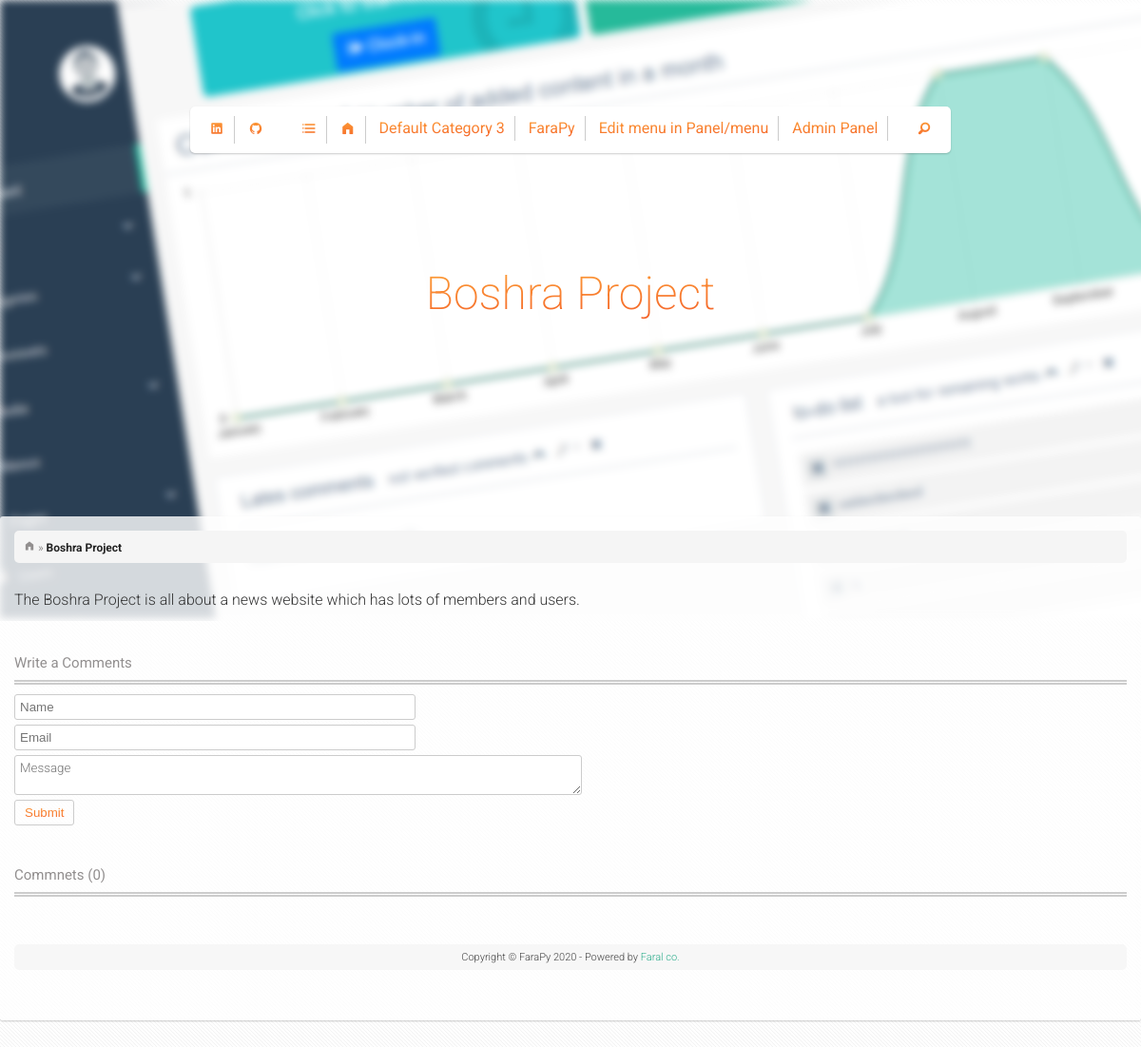
Page /post/boshra-project/ on the committed database.
### blog/models.py (models this page shows, shortened)
class SubMenu(models.Model):
    title = models.TextField( verbose_name="Title")
    pos = models.IntegerField(default=1, verbose_name='Position')
    menu = models.ForeignKey(Menu, on_delete= models.CASCADE, verbose_name="Menu")
    sub = models.ForeignKey('SubMenu', on_delete= models.CASCADE, verbose_name="SubMenu",null=True,related_name='menuu')
    STATUS ={
    ( 0 , 'Category'),
    ( 1 , 'Address'),
    ( 2 , 'Page')
    }
    status = models.IntegerField(choices=STATUS,default=0,verbose_name='Status')

class Post(models.Model):
    title = models.CharField(max_length=200, unique=True, verbose_name="Title")
    slug = models.SlugField(max_length=200, unique=True)
    demo = models.TextField(blank=False,verbose_name="Short explanation")
    author = models.ForeignKey('Portable', on_delete= models.CASCADE,related_name='blog_posts', verbose_name="Author")
    content = RichTextUploadingField(verbose_name="Content")
    view = models.IntegerField(default=0, verbose_name="View")
    category = models.ForeignKey(Category,on_delete=models.CASCADE,blank=True,null=True,verbose_name="Category")
    sartitr = models.BooleanField(default=0, verbose_name="Triggear")
    com = models.BooleanField(default=0, verbose_name="Users Can Comment")
    created_date = models.DateField(verbose_name='Date', null=True)
    status = models.IntegerField(choices=STATUS, default=1, verbose_name="Status ")
    image = models.ImageField(upload_to="post/", verbose_name="Image")
    form = models.ForeignKey('Form', on_delete= models.CASCADE, verbose_name="Form",null=True,blank=True)
    barchasb = models.TextField(verbose_name="Tags",null=True,blank=True)
    class Meta:
        ordering = ['-created_date']
        verbose_name  ="Post"
        verbose_name_plural="Posts"

### blog/views.py (the view)
# urls.py: path('post/<str:id>/', views.post, name='post'),
def post(request, id):
    the = models.Setting.objects.last()
    theme = the.theme.name
    try:
        p = models.Post.objects.get(id=int(id))
    except:
        p = models.Post.objects.get(slug=id)
    p.view += 1
    p.save()
    pop = models.Post.objects.all().order_by('-view')[:7]
    new = models.Post.objects.all().order_by('-id')[:7]
    sar = models.Post.objects.filter(sartitr=1)[:7]
    com = models.Comment.objects.filter(status=1, post=p)
    context = {
        'com': com,
        'p': p,
        'pop': pop,
        'sar': sar,
        'new': new,
    }
    template = loader.get_template(str(theme) + '/' + str(p.category.htmlpost))
    return HttpResponse(template.render(context, request))

### blog/models.py (called while the page is built)
    def furl(self):
        url = '/category/' + str(self.url.id) + '/'
        return url

    def furl(self):
        return self.url

### blog/templatetags/farapy.py (called while the page is built)
@register.simple_tag
def get_menu(title,value=5):
    m = models.Menu.objects.get(title=title)
    menu = m.submenu_set.all()[:value]
    return menu

@register.simple_tag
def menu_url(name):
        x = name.status
        if x == 0:
            return name.subcat.furl()
        elif x == 2:
            return name.subpage.furl()
        else:
            return name.suburl.furl()

### themes/ColorFull/post.html (shortened to what this page needs)
{% load farapy %}{% load thumbnail %}
<!DOCTYPE html>
<html lang="en">
    <head>
        <link rel="stylesheet" href="/style.css">
        <link rel="stylesheet" href="/css/icons.css">
        <link rel="stylesheet" href="/css/template.css">
        <link rel="stylesheet" href="/css/owl.carousel.min.css">
            {% get_menu 'side menu' as sideMenu %}
    </head>
    <body>
        <div id="main">
            <div class="post-thumb-box">
                    <img src="/img/slide-2.jpg">
                <div class="menu-box over">
                    <ul class="social-icons left">
                        <li><a href="{{setting.linkedin}}"><i class="icon-social-linkedin"></i> </a> </li>
                        <li><a href="{{setting.github}}"><i class="icon-social-github"></i> </a> </li>
                    </ul>
                    <ul>
                        <li><a href="#" onclick="openNav()"><i class="icon-list-bullet"></i></a></li>
                        <li><a href="/"><i class="icon-home"></i></a></li>
                        {% get_menu 'Main Menu' as mainMenu %}
                        {% for x in mainMenu %}
                        <li><a href="{% menu_url x %}">{{ x.title }}</a></li>
                        {% endfor %}
                        <li class="right relative"><a href="#"><i class="icon-magnifying-glass"></i> </a></li>
                    </ul>
                </div>
                <div class="post-title"><h1>{{p.title}}</h1></div>
            </div>
            <div class="wrap box">
                <div class="bread-crumb">
                    <i class="icon-home"></i> » <span>{{p.title}}</span>
                </div>
                <div class="content-box">
                    {{p.content|safe}}
                </div>
                <div class="post-comment-section">
                    {% if p.com %}
                    <div class="latest-projects">
                        <h3>Write a Comments</h3>
                        <div class="post-comment">
                            <input type="text" id="name" placeholder="Name">
                            <input type="email" id="email" placeholder="Email">
                            <textarea id="text" placeholder="Message"></textarea>
                            <button id="send" type="submit" onclick="sMessage()">Submit </button>
                        </div>
                        </div>
                    </div>
                    <div class="post-comment-section">
                    <div class="latest-projects">
                        <h3>Commnets ({{com.count}})</h3>
                    </div>
                    {% endif %}
                </div>
                <footer>
                    <div class="cpr">Copyright © FaraPy 2020 - Powered by <a href="https://farapy.ir">Faral co.</a></div>
                </footer>
            </div>
        </div>
    </body>
</html>

### themes/ColorFull/style.css (style rules this page uses)
html, body, div, span, applet, object, iframe, h1, h2, h3, h4, h5, h6, p, blockquote, pre, a, abbr, acronym, address, big, cite, code, del, dfn, em, img, ins, kbd, q, s, samp, small, strike, strong, sub, sup, tt, var, b, u, i, center, dl, dt, dd, ol, ul, li, fieldset, form, label, legend, table, caption, tbody, tfoot, thead, tr, th, td, article, aside, canvas, details, embed, figure, figcaption, footer, header, hgroup, menu, nav, output, ruby, section, summary, time, mark, audio, video { margin: 0; padding: 0; border: 0; font-size: 100%; font: inherit; vertical-align: baseline; }
article, aside, details, figcaption, figure, footer, header, hgroup, menu, nav, section { display: block; }
body { line-height: 1; font-family: 'Roboto', sans-serif; background-image: url("img/bg.png"); }
ol, ul { list-style: none; }
.over { overflow: hidden; }
.right { float: right; }
.left { float: left; }
.relative { position: relative; }
.menu-box { position: absolute; width: 780px; top: 10%; left: 0; right: 0; z-index: 9999; text-align: center; background-color: white; border-radius: 5px; margin: 0 auto; box-shadow: 0 1px 2px 0 rgba(0, 0, 0, 0.2); padding: 10px; }
.menu-box ul li { display: inline-block; vertical-align: top; border-right: 1px solid #cccccc; }
.menu-box ul li:last-child { border-right: 0px solid #dddddd; }
.menu-box ul li a { display: block; padding: 5px 10px; color: #454545; text-decoration: none; color: #f35626; background-image: -webkit-linear-gradient(92deg, #f35626, #feab3a); -webkit-background-clip: text; -webkit-text-fill-color: transparent; -webkit-animation: hue 10s infinite linear; }
.post-thumb-box { overflow: hidden; }
.post-title { position: absolute; width: 70%; text-align: center; top: 25%; font-weight: 200; z-index: 9; margin: 0 auto; left: 0; right: 0; line-height: 55px; font-size: 48px; color: #f35626; background-image: -webkit-linear-gradient(92deg, #f35626, #feab3a); -webkit-background-clip: text; -webkit-text-fill-color: transparent; -webkit-animation: hue 10s infinite linear; }
.silder-box .slide img, .post-thumb-box img { filter: blur(4px); }
.wrap { max-width: 1170px; margin: 0 auto; }
.box { background: rgba(255, 255, 255, 0.8); -webkit-border-radius: 3px; -moz-border-radius: 3px; border-radius: 3px; padding: 15px; position: relative; z-index: 9; min-height: 500px; margin-top: -110px; text-align: center; margin-bottom: 50px; box-shadow: 0 1px 2px 0 rgba(0, 0, 0, 0.2); }
#main { transition: margin-left .5s; }
.latest-projects { margin-top: 35px; }
.latest-projects h3 { text-align: left; color: #928f8f; font-size: 15px; padding: 10px 0; border-bottom: 5px double #ccc; margin-bottom: 10px; }
.bread-crumb { background-color: #f5f5f5; padding: 10px; border-radius: 5px; text-align: left; font-size: 12px; color: #928f8f; }
.bread-crumb span { font-weight: 700; color: #232323; }
.content-box { text-align: left; color: #333333; margin-top: 25px; line-height: 28px; font-weight: 300; }
.post-comment-section { text-align: left; }
.post-comment input, .post-comment textarea { width: 35%; margin-bottom: 5px; border: 1px solid #cccccc; border-radius: 3px; padding: 5px; display: block; }
.post-comment textarea { width: 50%; font-family: inherit; font-weight: 300; }
.post-comment button { background-color: #fff; border: 1px solid #ccc; border-radius: 3px; padding: 5px 10px; cursor: pointer; color: #f35626; background-image: -webkit-linear-gradient(92deg, #f35626, #feab3a); -webkit-background-clip: text; -webkit-text-fill-color: transparent; -webkit-animation: hue 10s infinite linear; }
.cpr { background-color: #f7f7f7; color: #444444; font-size: 11px; font-weight: 300; padding: 8px; border-radius: 5px; margin-top: 50px; }
.cpr a { text-decoration: none; color: #28ab89; }

### rows in the picture
SubMenu: title "Default Category 3"
SubMenu: title "FaraPy"
SubMenu: title "Edit menu in Panel/menu"
SubMenu: title "Admin Panel"
Post: title "Boshra Project", content "The Boshra Project is all about a news website which has lots of members and users."

### other values in the picture
{{ com.count }} "0"
